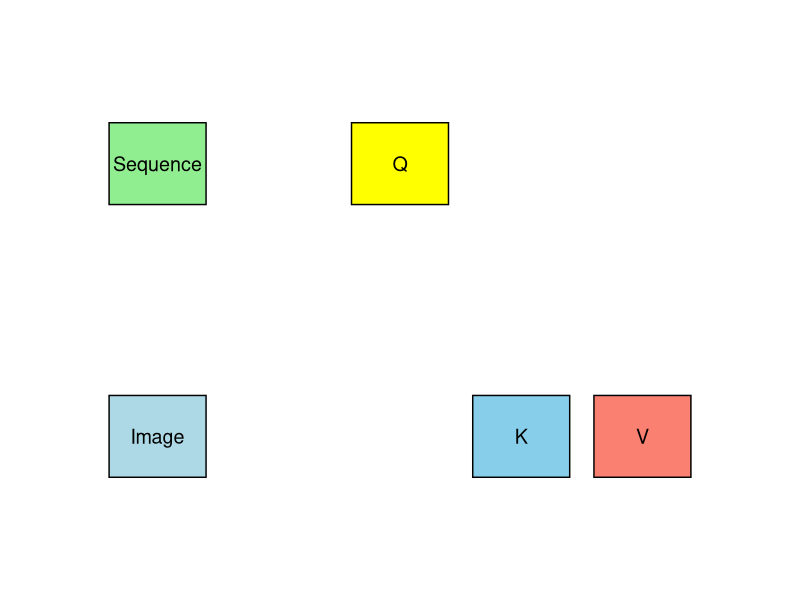

The R source for this figure:
library(ggplot2)
library(ggforce)

# Define positions of elements
components <- data.frame(
  label = c("Sequence", "Image", "Q", "K", "V"),
  x = c(1, 1, 3, 4, 5),
  y = c(4, 2, 4, 2, 2),
  color = c("lightgreen", "lightblue", "yellow", "skyblue", "salmon")
)

# Base plot
ggplot(components) +
  geom_rect(aes(xmin = x - 0.4, xmax = x + 0.4, ymin = y - 0.3, ymax = y + 0.3, fill = label), color = "black") +
  geom_text(aes(x = x, y = y, label = label), size = 5) +
  scale_fill_manual(values = setNames(components$color, components$label)) +
  xlim(0, 6) + ylim(1, 5) +
  theme_void() +
  theme(legend.position = "none")
